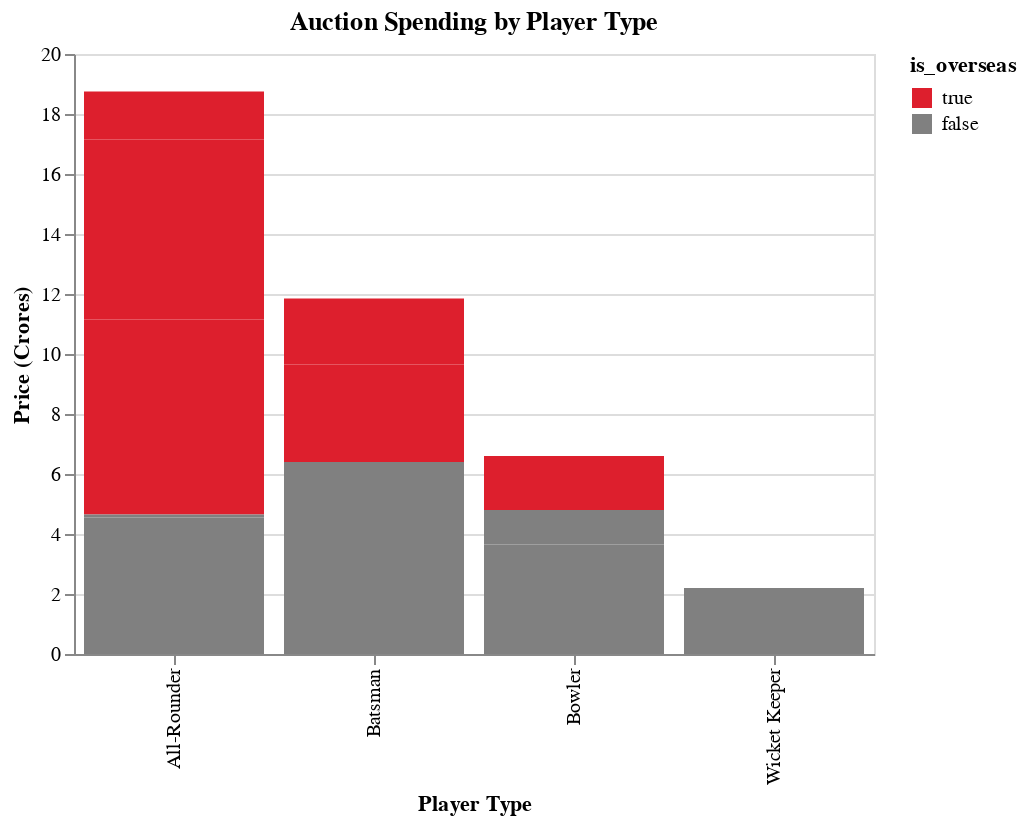

The cell this chart's notebook holds for it:
### Code cell
# Add overseas status to the auction data
auction_df['is_overseas'] = auction_df['player'].isin([
    'Mitchell Johnson', 'Glenn Maxwell', 'George Bailey',
    'Shaun Marsh', 'Beuran Hendricks', 'Thisara Perera'
])

# Calculate spending statistics
def analyze_auction_spending():
    # Overall spending analysis
    overseas_stats = auction_df.groupby('is_overseas').agg({
        'player': 'count',
        'price_inr': ['sum', 'mean']
    }).round(2)

    overseas_stats.columns = ['player_count', 'total_spend', 'avg_spend']

    # Analysis by player type
    type_stats = auction_df.groupby(['type', 'is_overseas']).agg({
        'player': 'count',
        'price_inr': ['sum', 'mean']
    }).round(2)

    type_stats.columns = ['player_count', 'total_spend', 'avg_spend']

    return overseas_stats, type_stats

def create_spending_charts(auction_df):
    # Spending distribution chart
    spending_chart = alt.Chart(auction_df).mark_bar().encode(
        x=alt.X('type:N', title='Player Type'),
        y=alt.Y('price_cr:Q', title='Price (Crores)'),
        color=alt.Color('is_overseas:N',
            scale=alt.Scale(domain=[True, False],
                          range=['#DD1F2D', '#808080'])),
        tooltip=['player', 'type', 'price_cr']
    ).properties(
        width=400,
        height=300,
        title='Auction Spending by Player Type'
    )

    return spending_chart

# Run analysis
overseas_stats, type_stats = analyze_auction_spending()

# Print statistics
print("KXIP 2014 Auction Analysis - Overseas vs Indian Players")
print("\nOverall Summary:")
print(f"Total Players: {len(auction_df)}")
print(f"Overseas Players: {len(auction_df[auction_df['is_overseas']])}")
print(f"Indian Players: {len(auction_df[~auction_df['is_overseas']])}")

print("\nSpending Summary (in Crores):")
print("Overseas Players:")
print(f"Total Spend: ₹{overseas_stats.loc[True, 'total_spend']/10000000:.2f} Cr")
print(f"Average Spend: ₹{overseas_stats.loc[True, 'avg_spend']/10000000:.2f} Cr")
print("\nIndian Players:")
print(f"Total Spend: ₹{overseas_stats.loc[False, 'total_spend']/10000000:.2f} Cr")
print(f"Average Spend: ₹{overseas_stats.loc[False, 'avg_spend']/10000000:.2f} Cr")

print("\nSpending by Player Type:")
print(type_stats.to_string())

# Create visualization
create_spending_charts(auction_df)

### Figure 1 — Vega-Lite specification as saved in the notebook (floating-point values rounded to 4 significant figures)
{"config": {"view": {"continuousWidth": 300, "continuousHeight": 300}}, "data": {"name": "data-615387babd003189ab65ca755ef1f44f"}, "mark": {"type": "bar"}, "encoding": {"color": {"field": "is_overseas", "scale": {"domain": [true, false], "range": ["#DD1F2D", "#808080"]}, "type": "nominal"}, "tooltip": [{"field": "player", "type": "nominal"}, {"field": "type", "type": "nominal"}, {"field": "price_cr", "type": "quantitative"}], "x": {"field": "type", "title": "Player Type", "type": "nominal"}, "y": {"field": "price_cr", "title": "Price (Crores)", "type": "quantitative"}}, "height": 300, "title": "Auction Spending by Player Type", "width": 400, "$schema": "https://vega.github.io/schema/vega-lite/v5.20.1.json", "datasets": {"data-615387babd003189ab65ca755ef1f44f": [{"sr_no": 1, "player": "Mitchell Johnson", "type": "All-Rounder", "price_inr": 65000000, "price_cr": 6.5, "is_overseas": true}, {"sr_no": 2, "player": "Glenn Maxwell", "type": "All-Rounder", "price_inr": 60000000, "price_cr": 6.0, "is_overseas": true}, {"sr_no": 3, "player": "George Bailey", "type": "Batsman", "price_inr": 32500000, "price_cr": 3.25, "is_overseas": true}, {"sr_no": 4, "player": "Virender Sehwag", "type": "Batsman", "price_inr": 32000000, "price_cr": 3.2, "is_overseas": false}, {"sr_no": 5, "player": "Rishi Dhawan", "type": "All-Rounder", "price_inr": 30000000, "price_cr": 3.0, "is_overseas": false}, {"sr_no": 6, "player": "Wriddhiman Saha", "type": "Wicket Keeper", "price_inr": 22000000, "price_cr": 2.2, "is_overseas": false}, {"sr_no": 7, "player": "Shaun Marsh", "type": "Batsman", "price_inr": 22000000, "price_cr": 2.2, "is_overseas": true}, {"sr_no": 8, "player": "Cheteshwar Pujara", "type": "Batsman", "price_inr": 19000000, "price_cr": 1.9, "is_overseas": false}, {"sr_no": 9, "player": "Beuran Hendricks", "type": "Bowler", "price_inr": 18000000, "price_cr": 1.8, "is_overseas": true}, {"sr_no": 10, "player": "Lakshmipathy Balaji", "type": "Bowler", "price_inr": 18000000, "price_cr": 1.8, "is_overseas": false}, {"sr_no": 11, "player": "Thisara Perera", "type": "All-Rounder", "price_inr": 16000000, "price_cr": 1.6, "is_overseas": true}, {"sr_no": 12, "player": "Gurkirat Singh Mann", "type": "Batsman", "price_inr": 13000000, "price_cr": 1.3, "is_overseas": false}, {"sr_no": 13, "player": "Murali Kartik", "type": "Bowler", "price_inr": 10000000, "price_cr": 1.0, "is_overseas": false}, {"sr_no": 14, "player": "Sandeep Sharma", "type": "Bowler", "price_inr": 8500000, "price_cr": 0.85, "is_overseas": false}, {"sr_no": 15, "player": "Mandeep Hardev Singh", "type": "All-Rounder", "price_inr": 8000000, "price_cr": 0.8, "is_overseas": false}, {"sr_no": 16, "player": "Akshar Rajesh Patel", "type": "All-Rounder", "price_inr": 7500000, "price_cr": 0.75, "is_overseas": false}, {"sr_no": 17, "player": "Parvinder Awana", "type": "Bowler", "price_inr": 6500000, "price_cr": 0.65, "is_overseas": false}, {"sr_no": 18, "player": "Shardul Narendra Thakur", "type": "Bowler", "price_inr": 2000000, "price_cr": 0.2, "is_overseas": false}, {"sr_no": 19, "player": "Anureet Singh", "type": "Bowler", "price_inr": 2000000, "price_cr": 0.2, "is_overseas": false}, {"sr_no": 20, "player": "Shivam Sharma", "type": "Bowler", "price_inr": 1000000, "price_cr": 0.1, "is_overseas": false}, {"sr_no": 21, "player": "Karanveer Singh", "type": "All-Rounder", "price_inr": 1000000, "price_cr": 0.1, "is_overseas": false}]}}
